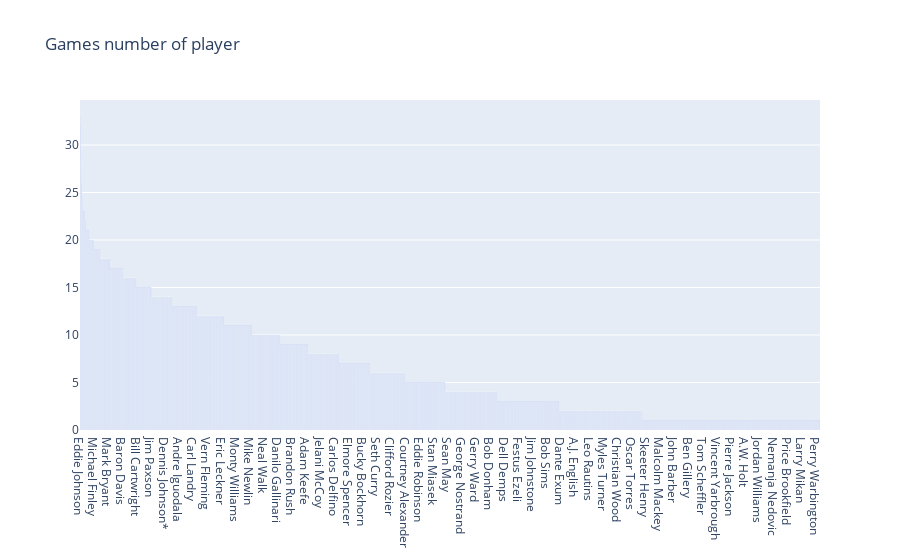

Source (notebook cell):
### Code cell
data = go.Bar(
    x = game_count_by_player.index,
    y = game_count_by_player,
    name = 'Count of games'
)

fig = go.Figure(data = data, layout = {'title': 'Games number of player'}, layout_xaxis_range = [0, game_count_by_player.count()])

iplot(fig, show_link=False)

### Figure 1 — Plotly figure (JSON) as saved in the notebook; plotly's stock layout.template omitted (floating-point values rounded to 4 significant figures; data arrays with more than 128 entries replaced by an {"elided": "..."} marker saying what was removed)
{"data": [{"name": "Count of games", "type": "bar", "x": {"elided": "3921 str values"}, "y": {"elided": "3921 int values"}}], "layout": {"autosize": true, "title": {"text": "Games number of player"}, "xaxis": {"range": [0, 3921], "type": "category"}, "yaxis": {"autorange": true, "range": [0, 34.74], "type": "linear"}}}
